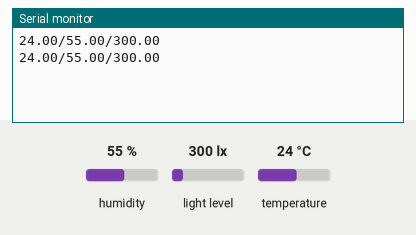
A sketch run on a simulated Arduino Uno, built with avr-gcc and run on an emulated ATmega328P. Parts: the last lines printed to the serial monitor. The inputs (shaded band) are chosen by the test bench; at power-on: humidity 55 %, light level 300 lx, temperature 24 °C.

Above: at 5.8 s.
5.9 s: humidity set to 22 %
At 11.2 s:
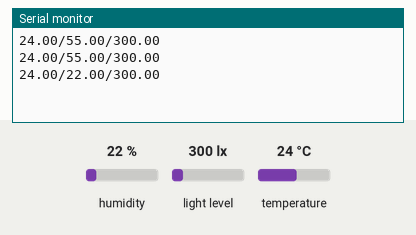
11.9 s: light level set to 40 lx
At 15.9 s:
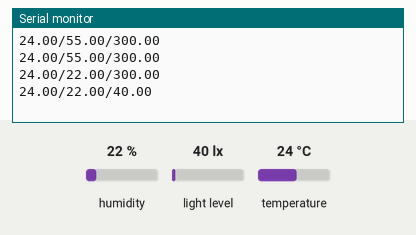
17.9 s: temperature set to 12 °C
At 20.7 s:
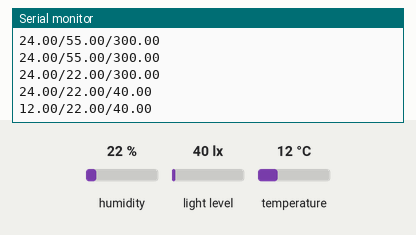
23.9 s: light level set to 500 lx
At 26.6 s:
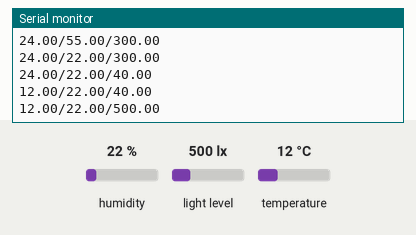
29.9 s: humidity set to 40 %
At 31.3 s:
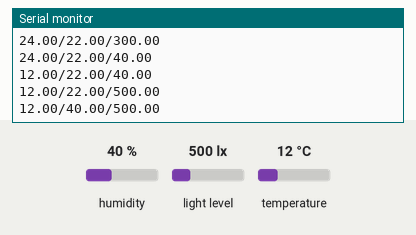
Timing chart, 0 to 32.9 s (numbered marks = the images above; inputs shaded):
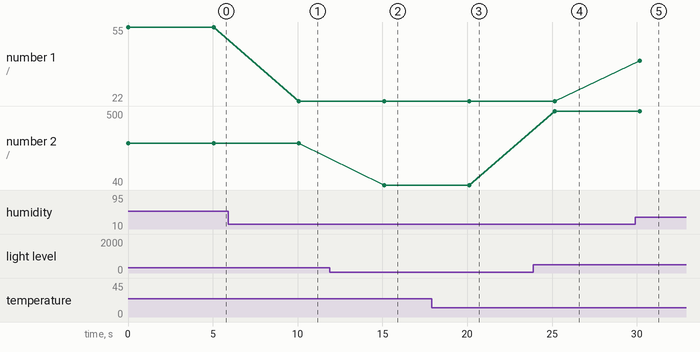

The sketch:

20241105-Arduino1-1Prac02.ino
```cpp
#include <Wire.h>
#include <BH1750.h>
#include <DHT.h>

#define DHTPIN 2       // DHT11 데이터 핀 (D2)
#define DHTTYPE DHT11  // DHT11 센서 유형

DHT dht(DHTPIN, DHTTYPE);  // DHT 객체 생성
BH1750 lightMeter;         // BH1750 객체 생성

void setup() {
  Serial.begin(9600);  // 시리얼 통신 시작
  Wire.begin();

  // DHT 센서 초기화
  dht.begin();

  // BH1750 조도 센서 초기화
  if (!lightMeter.begin()) {
    Serial.println("BH1750 초기화 실패!");
    while (1);
  }
}

void loop() {
  // 온도와 습도 값 읽기
  float temperature = dht.readTemperature();
  float humidity = dht.readHumidity();

  // 조도 값 읽기
  float lux = lightMeter.readLightLevel();

  // 데이터 유효성 검사 (센서 오류 시 NaN값 방지)
  if (isnan(temperature) || isnan(humidity) || lux < 0) {
    Serial.println("센서 오류!");
  } else {
    // 온/습/조도 데이터를 "온/습/조도" 형식으로 출력
    Serial.print(temperature);
    Serial.print("/");
    Serial.print(humidity);
    Serial.print("/");
    Serial.println(lux);
  }

  delay(5000);  // 5초마다 업데이트
}
```

Measured:
- after the input at 5.9 s, the serial monitor: prints a new line after 4.2 s (image 1)
- after the input at 11.9 s, the serial monitor: prints a new line after 3.2 s (image 2)
- after the input at 17.9 s, the serial monitor: prints a new line after 2.2 s (image 3)
- after the input at 23.9 s, the serial monitor: prints a new line after 1.3 s (image 4)
- after the input at 29.9 s, the serial monitor: prints a new line after 0.28 s (image 5)
- plotted number 1: 55 → 22 after the input at 5.9 s, 22 → 40 after the input at 29.9 s
- plotted number 2: 300 → 40 after the input at 11.9 s, 40 → 500 after the input at 23.9 s
